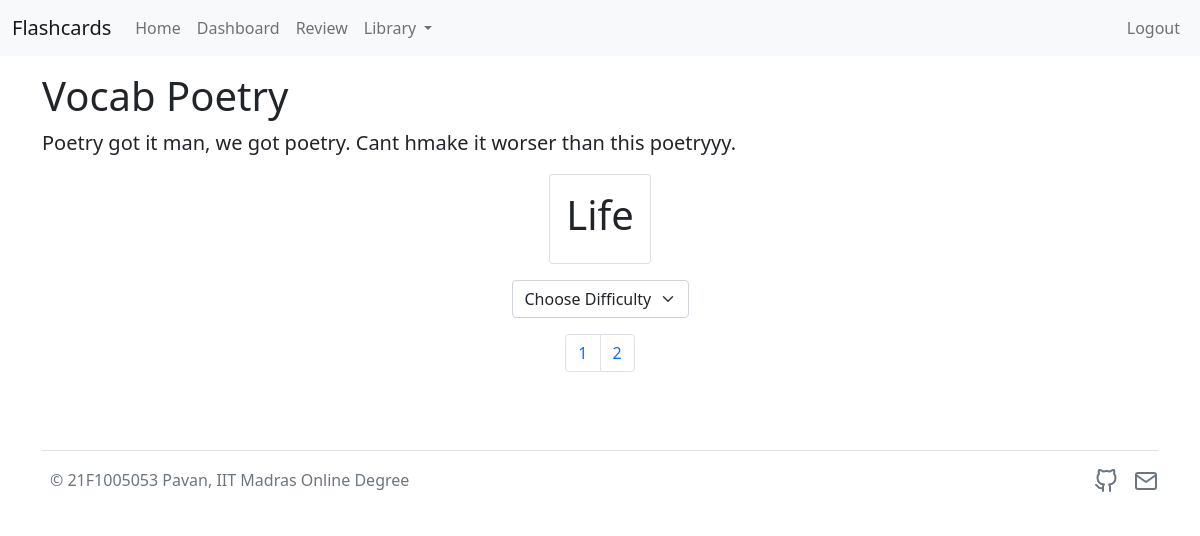
The app's page /deck/1 (signed in) with its own data.
### application/models.py (models this page shows)
class Decks(db.Model):
    __tablename__ = 'decks'
    deck_id = db.Column(db.Integer, autoincrement=True,  primary_key=True)
    deck_name = db.Column(db.String(50))
    deck_description = db.Column(db.String)
    access_time = db.Column(db.DateTime)
    last_review = db.Column(db.DateTime)
    score = db.Column(db.Integer)
    id = db.Column(db.Integer, db.ForeignKey('user.id'), nullable=False)

class Cards(db.Model):
    __tablename__ = 'cards'
    card_id = db.Column(db.Integer, autoincrement=True, primary_key=True)
    front = db.Column(db.String(50))
    back = db.Column(db.String(50))
    lang_back = db.Column(db.String)
    lang_front = db.Column(db.String)
    score = db.Column(db.Integer)
    deck_id = db.Column(db.Integer, db.ForeignKey('decks.deck_id'), nullable=False)

### application/controllers.py (the view)
@app.route("/deck/<int:deck_id>")
@login_required
def deck(deck_id):
    cards = db.session.query(Cards).filter( Cards.deck_id==deck_id ).all()
    print(cards, deck_id, type(deck_id))
    deck = db.session.query(Decks).filter(Decks.deck_id == deck_id).first()
    deck_write = Decks.query.get_or_404(deck.deck_id)
    deck_write.last_review = datetime.now()
    db.session.commit()
    return render_template('decks.html', cards=cards, deck=deck)

### templates/decks.html (shortened to what this page needs)
{% extends "base.html" %} {% block title %} {{deck.deck_name}} {% endblock %} {% block content %}
<div class="container">
	<div class="jumbatron" style="margin-top: 1rem;">
		<h1>{{deck.deck_name}}</h1>
		<p class="lead">{{deck.deck_description}}</p>
	</div>
</div>
<form >
  <div id = "card_n" class="container d-flex justify-content-center" >
    <div class="card mb-3" id="card_front">
      <div class="card-body  d-flex justify-content-center">
        <h1 class="card-title">{{ cards.0.front }}</h1>
      </div>
    </div>
  </div>
  <div class="container d-flex justify-content-center">
  <div class="mb-3" >
      <select class="form-select" id="options" name="score" aria-label="Floating label select example">
        <option selected value="0">Choose Difficulty</option>
      </select>
    </div>
  </div>
  <div class="container">
    <nav aria-label="Page navigation example">
      <ul class="pagination justify-content-center">
        {% for card in cards %}
        <li id="color_{{card.card_id}}" class="page-item"><a typ="submit" name="input_{{card.card_id}}" class="page-link" id="{{card.card_id}}">{{card.card_id}}</a></li>
        {%endfor%}
      </ul>
    </nav>
  </div>
</form>
<div class="container d-flex justify-content-center">
</div>
{% endblock %}

### records on screen
Decks: deck_name "Vocab Poetry", deck_description "Poetry got it man, we got poetry. Cant hmake it worser than this poetryyy."
Cards: front "Life", card_id "1"
Cards: card_id "2"
